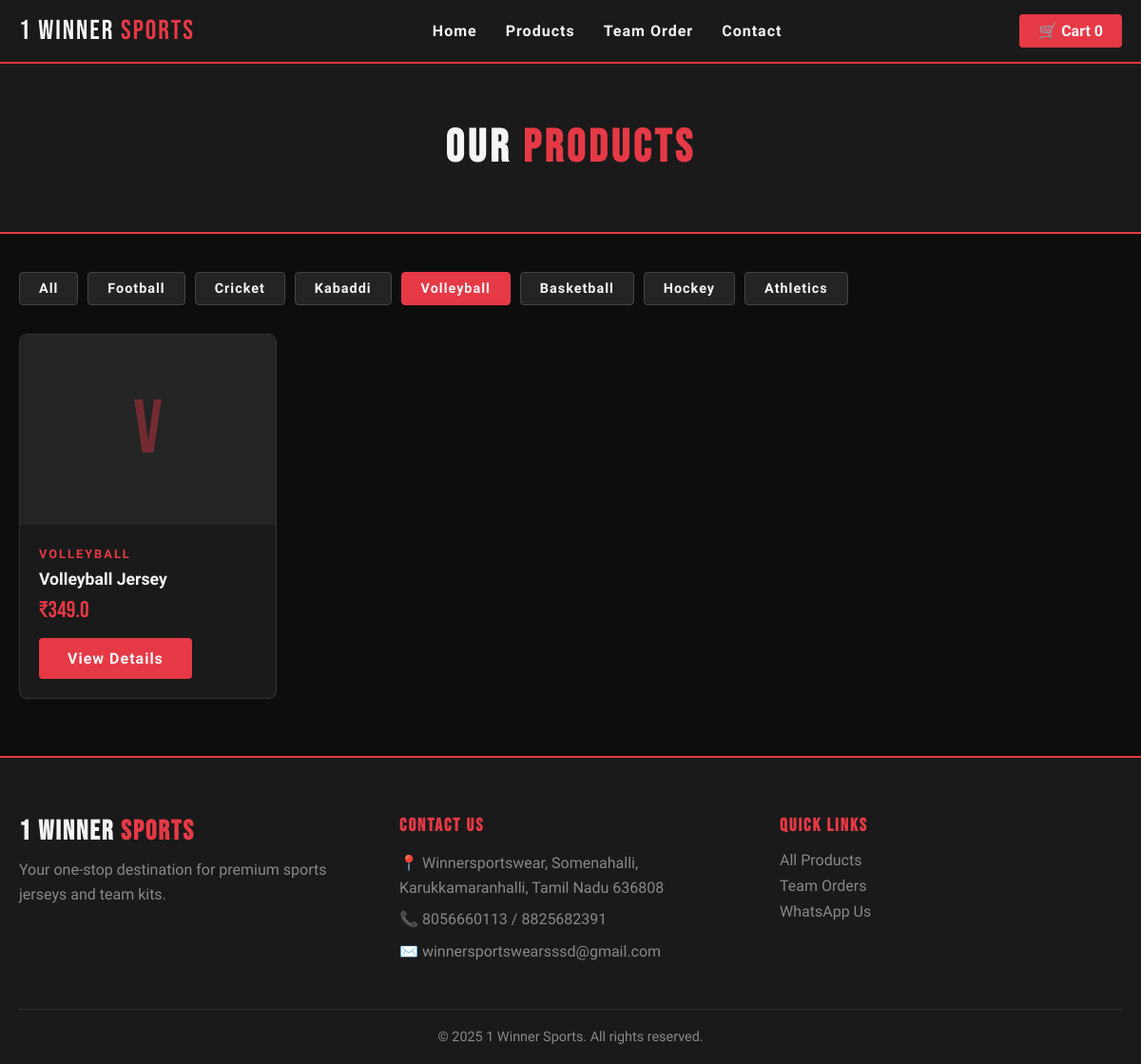
The page /products?category=volleyball on the database its author committed.
### tables this page shows
CREATE TABLE products (
            id INTEGER PRIMARY KEY AUTOINCREMENT,
            name TEXT NOT NULL,
            category TEXT NOT NULL,
            price REAL NOT NULL,
            description TEXT,
            image TEXT
        );

### app.py (the view)
@app.route('/products')
def products():
    category = request.args.get('category', 'all')
    db = get_db()
    if category == 'all':
        products = db.execute('SELECT * FROM products').fetchall()
    else:
        products = db.execute('SELECT * FROM products WHERE category = ?', (category,)).fetchall()
    db.close()
    return render_template('products.html', products=products, active_category=category)

### database.py (called while the page is built)
def get_db():
    conn = sqlite3.connect(DB_PATH)
    conn.row_factory = sqlite3.Row
    return conn

### templates/products.html
{% extends "base.html" %}
{% block content %}
<section class="page-header">
    <h1>OUR <span>PRODUCTS</span></h1>
</section>
<section class="products-page">
    <div class="category-filter">
        <a href="/products?category=all" class="filter-btn {% if active_category == 'all' %}active{% endif %}">All</a>
        <a href="/products?category=football" class="filter-btn {% if active_category == 'football' %}active{% endif %}">Football</a>
        <a href="/products?category=cricket" class="filter-btn {% if active_category == 'cricket' %}active{% endif %}">Cricket</a>
        <a href="/products?category=kabaddi" class="filter-btn {% if active_category == 'kabaddi' %}active{% endif %}">Kabaddi</a>
        <a href="/products?category=volleyball" class="filter-btn {% if active_category == 'volleyball' %}active{% endif %}">Volleyball</a>
        <a href="/products?category=basketball" class="filter-btn {% if active_category == 'basketball' %}active{% endif %}">Basketball</a>
        <a href="/products?category=hockey" class="filter-btn {% if active_category == 'hockey' %}active{% endif %}">Hockey</a>
        <a href="/products?category=athletics" class="filter-btn {% if active_category == 'athletics' %}active{% endif %}">Athletics</a>
    </div>
    <div class="products-grid">
        {% for product in products %}
        <div class="product-card">
            <div class="product-img">
                <div class="product-placeholder">{{ product.category[0].upper() }}</div>
            </div>
            <div class="product-info">
                <span class="product-category">{{ product.category.upper() }}</span>
                <h3>{{ product.name }}</h3>
                <p class="product-price">₹{{ product.price }}</p>
                <a href="/product/{{ product.id }}" class="btn-primary">View Details</a>
            </div>
        </div>
        {% endfor %}
    </div>
</section>
{% endblock %}

### static/css/style.css (style rules this page uses)
* { margin: 0; padding: 0; box-sizing: border-box; }
:root { --red: #e63946; --dark: #0d0d0d; --dark2: #1a1a1a; --dark3: #242424; --white: #f5f5f5; --gray: #888; }
body { background: var(--dark); color: var(--white); font-family: 'Rajdhani', sans-serif; }
.btn-primary { background: var(--red); color: var(--white); padding: 12px 30px; border-radius: 4px; text-decoration: none; font-weight: 700; font-size: 1rem; letter-spacing: 1px; transition: all 0.3s; display: inline-block; border: none; cursor: pointer; }
.products-grid { display: grid; grid-template-columns: repeat(auto-fill, minmax(260px, 1fr)); gap: 25px; }
.product-card { background: var(--dark2); border-radius: 8px; overflow: hidden; border: 1px solid #333; transition: transform 0.3s, border-color 0.3s; }
.product-img { height: 200px; background: var(--dark3); display: flex; align-items: center; justify-content: center; }
.product-placeholder { font-family: 'Bebas Neue', sans-serif; font-size: 5rem; color: var(--red); opacity: 0.4; }
.product-info { padding: 20px; }
.product-category { color: var(--red); font-size: 0.8rem; font-weight: 700; letter-spacing: 2px; }
.product-info h3 { font-size: 1.1rem; font-weight: 700; margin: 8px 0; }
.product-price { font-family: 'Bebas Neue', sans-serif; font-size: 1.5rem; color: var(--red); margin-bottom: 15px; }
.page-header { background: var(--dark2); padding: 60px 20px; text-align: center; border-bottom: 2px solid var(--red); }
.page-header h1 { font-family: 'Bebas Neue', sans-serif; font-size: 3rem; letter-spacing: 4px; }
.page-header h1 span { color: var(--red); }
.category-filter { display: flex; gap: 10px; flex-wrap: wrap; margin-bottom: 30px; }
.filter-btn { padding: 8px 20px; border-radius: 4px; text-decoration: none; font-weight: 700; font-size: 0.9rem; letter-spacing: 1px; color: var(--white); background: var(--dark3); border: 1px solid #444; transition: all 0.3s; }
.filter-btn:hover, .filter-btn.active { background: var(--red); border-color: var(--red); }
.products-page { max-width: 1200px; margin: 40px auto; padding: 0 20px; }

### rows shown on the page
products: category "V", category "VOLLEYBALL", name "Volleyball Jersey", price "349.0"
